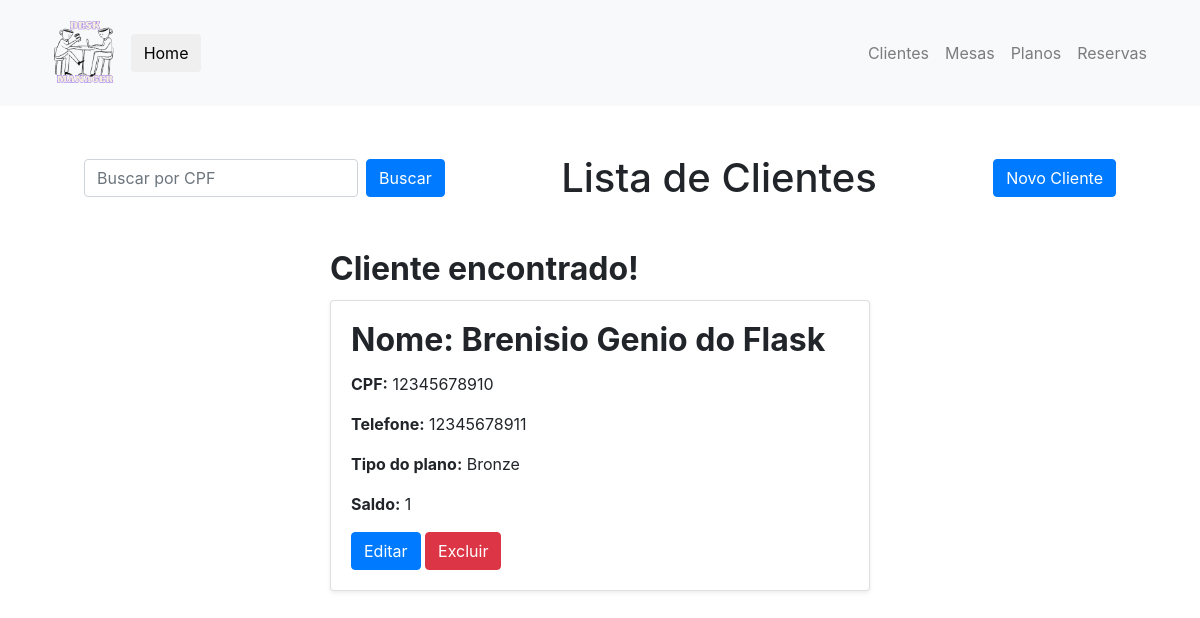
Before: /buscar_cliente/12345678910 with the older database file.
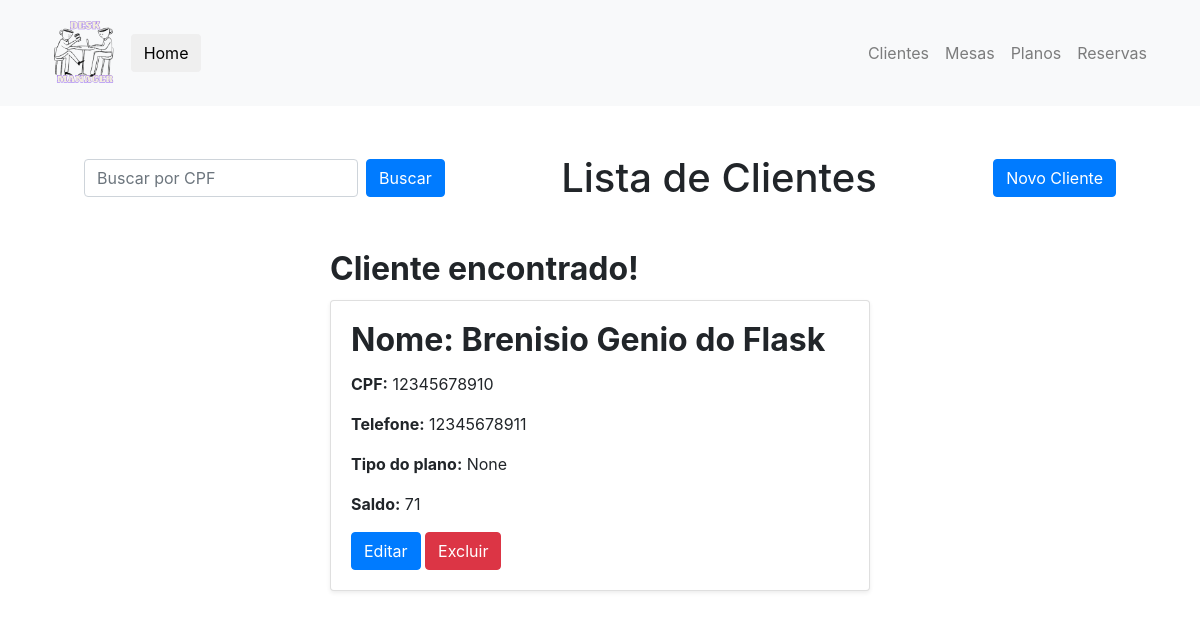
After: the same page with the newer database file.
### desk_manager/models.py (models this page shows, shortened)
class PlanoDeUso(db.Model):
    __tablename__ = 'plano'
    id: so.Mapped[str] = so.mapped_column(sa.String, primary_key=True, default=generate_hex_id)
    nome_do_plano: so.Mapped[str] = so.mapped_column(sa.String, nullable=False)
    quantidade_de_usos: so.Mapped[int] = so.mapped_column(sa.Integer, nullable=False)
    clientes: so.Mapped[list["Cliente"]] = so.relationship("Cliente", back_populates="plano")

### desk_manager/routes/cliente.py (the view)
@CLIENTE.route('/buscar_cliente/<string:cpf>', methods=['GET'])
def buscar_cliente_por_cpf(cpf):
    cliente = Cliente.query.filter_by(cpf=cpf).first()
    if not cliente:
        return render_template('lista_clientes.html', cliente_escolhido=None)
    cliente_escolhido = cliente.to_dict()
    print(cliente_escolhido['cpf'])
    return render_template('lista_clientes.html', cliente_escolhido=cliente_escolhido)

### desk_manager/models.py (called while the page is built)
    def to_dict(self):
        return {
            'id': self.id,
            'nome': self.nome,
            'cpf': self.cpf,
            'telefone': self.telefone,
            'plano': self.plano.nome_do_plano if self.plano else None,  # Referência ao plano
            'saldo': self.saldo,
        }

### desk_manager/templates/lista_clientes.html (shortened to what this page needs)
{% extends "base.html" %}
{% block body %}
<div class="container my-5">
    <div class="d-flex justify-content-between align-items-center mb-5">
        <form id="buscarClienteForm" action="" method="GET" class="form-inline d-flex mx-4" onsubmit="buscarCliente(event)">
            <input type="text" id="cpfInput" class="form-control mr-2" placeholder="Buscar por CPF" required>
            <button type="submit" class="btn btn-primary">Buscar</button>
        </form>
        <h1 class="display-5 text-center my-0">Lista de Clientes</h1>
        <form action="{{ url_for('cliente.cadastrar_cliente') }}" method="GET" class="mx-4">
            <button type="submit" class="btn btn-primary">Novo Cliente</button>
        </form>
    </div>
</div>
    <div class="row">
        {% if cliente_escolhido %}
            <div class="col-md-6 offset-md-3">
                <h2 class="card-title"><strong>Cliente encontrado!</strong></h2>
                <div class="card shadow-sm">
                    <div class="card-body">
                        <h2 class="card-title"><strong>Nome: {{ cliente_escolhido["nome"] }}</strong></h2>
                        <p class="card-text"><strong>CPF:</strong> {{ cliente_escolhido["cpf"] }}</p>
                        <p class="card-text"><strong>Telefone:</strong> {{ cliente_escolhido["telefone"] }}</p>
                        <p class="card-text"><strong>Tipo do plano:</strong> {{ cliente_escolhido["plano"] }}</p>
                        <p class="card-text"><strong>Saldo:</strong> {{ cliente_escolhido["saldo"] }}</p>
                        <a href="{{ url_for('cliente.editar_cliente', cliente_id=cliente_escolhido['id']) }}" class="btn btn-primary">Editar</a>
                        <form action="{{ url_for('cliente.excluir_cliente', cliente_id=cliente_escolhido['id']) }}" method="POST" style="display:inline;">
                            <button type="submit" class="btn btn-danger">Excluir</button>
                        </form>
                    </div>
                </div>
            </div>
        {% else %}
            <div class="col-12">
                <p class="text-center">Não há clientes cadastrados.</p>
            </div>
        {% endif %}
    </div>
</div>
{% endblock %}

Changed rows visible on the page:
removed PlanoDeUso: plano "Bronze"
Other visible differences:
{{ cliente_escolhido["plano"] }}: (not shown) → "None"
{{ cliente_escolhido["saldo"] }}: "1" → "71"
